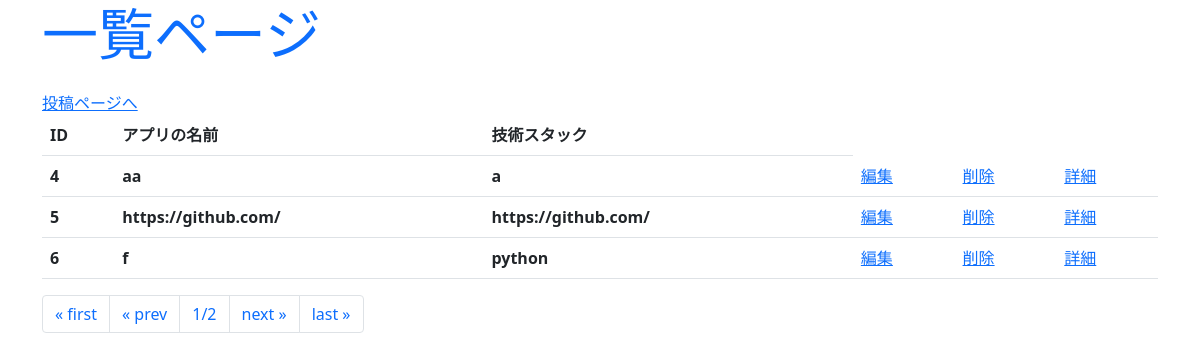
The page /app/index on the database its author committed.
### app/models.py (models this page shows, shortened)
class Apps(models.Model):
    file = models.FileField(upload_to="file/%Y/%m/%d")
    title= models.CharField(max_length=100)
    giturl=models.URLField(max_length=10000)
    link=models.URLField(max_length=10000)
    tech=models.CharField(max_length=100)
    content=models.CharField(max_length=1000)
    a1=models.CharField(max_length=1000)

### app/views.py (the view)
# urls.py: path("index",views.index, name="index"),
def index(request,num=1):
    data=Apps.objects.all()
    page=Paginator(data,3)
    params={
        "title":"一覧ページ",
        "data":page.get_page(num),
    }
    return render(request,"app/index.html",params)

### app/templates/app/index.html (shortened to what this page needs)
<!DOCTYPE html>
<html lang="en">
<head>
    <link href="https://cdn.jsdelivr.net/npm/bootstrap@5.0.2/dist/css/bootstrap.min.css" rel="stylesheet">
</head>
<body class="container">
        <h1 class="display-4 text-primary">
        </h1>
        <table class="table">
            <tr>
                <th>ID</th>
                <th>アプリの名前</th>
                <th>技術スタック</th>
            </tr>
            <a href="{%url "add" %}">投稿ページへ</a>
            {% for app in data %}
                <tr>
                    <th>{{app.id}}</th>
                    <th>{{app.title}}</th>
                    <th>{{app.tech}}</th>
                    <td><a href="{%url "edit" app.id %}">編集</a></td>
                    <td><a href="{%url "delete" app.id%}">削除</a></td>
                    <td><a href="{%url "detail" app.id%}">詳細</a></td>
                </tr>
            {% endfor %}
        </table>
        <ul class="pagination">
            {% if data.has_previous %}
                <li class="page-item">
                    <a href="{% url "index" %}" class="page-link">
                        &laquo; first
                    </a>
                </li>
                <li class="page-item">
                    <a href="{% url "index" %}{{data.previous_page_number}}" class="page-link">
                        &laquo; prev
                    </a>
                </li>
            {% else %}
                <li class="page-item">
                    <a class="page-link">
                        &laquo; first
                    </a>
                </li>
                <li class="page-item">
                    <a class="page-link">
                        &laquo; prev
                    </a>
                </li>
            {% endif %}
            <li class="page-item">
                <a class="page-link">
                    {{data.number}}/{{data.paginator.num_pages}}
                </a>
            </li>
            {% if data.has_next %}
                <li class="page-item">
                    <a href="{% url "index" %}{{data.next_page_number}}" class="page-link">
                        next &raquo;
                    </a>
                </li>
                <li class="page-item">
                    <a href="{% url "index" %}{{data.paginator.num_pages}}" class="page-link">
                        last &raquo;
                    </a>
                </li>
            {% endif %}
        </ul>
</body>
</html>

### rows shown on the page
Apps: id "4", title "aa", tech "a"
Apps: id "5", title "https://github.com/", tech "https://github.com/"
Apps: id "6", title "f", tech "python"

### other values the page prints
{{ data.number }} "1"
{{ data.paginator.num_pages }} "2"
